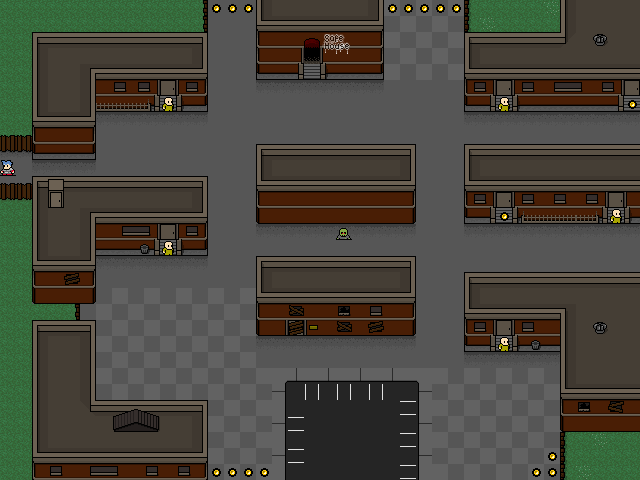

A 2D game scene composited from a Tiled map and its tileset images. What follows is a short description and the map's XML, with each tile layer's data collapsed to a summary:
An orthogonal 40x30 tile map with 16x16 px tiles, 3 tile layers (bg, fg, placement).

<map version="1.0" orientation="orthogonal" width="40" height="30" tilewidth="16" tileheight="16">
 <properties>
  <property name="safe" value="19,3;" />
 </properties>
 <tileset firstgid="1" name="ztown" tilewidth="16" tileheight="16">
  <image source="ztown.png" width="256" height="295" />
 </tileset>
 <layer name="bg" width="40" height="30">
  <data>[1200 cells, 1200 non-empty, 79 distinct tile ids]</data>
 </layer>
 <layer name="fg" width="40" height="30">
  <data>[1200 cells, 12 non-empty, 9 distinct tile ids]</data>
 </layer>
 <layer name="placement" width="40" height="30">
  <data>[1200 cells, 24 non-empty, 4 distinct tile ids]</data>
 </layer>
</map>
